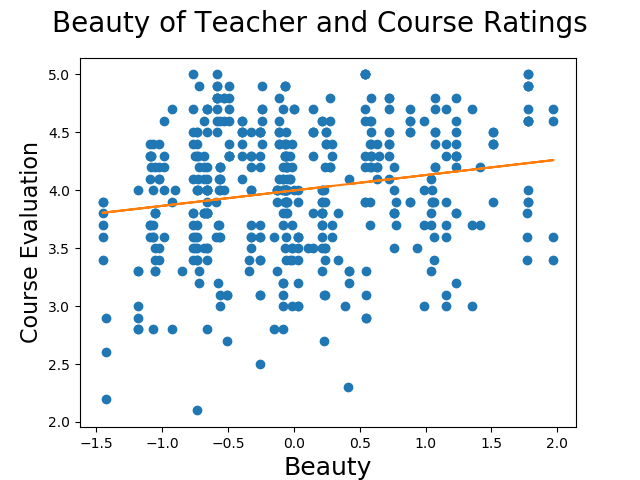

Python code for this plot:
'''
Course_eval : “Course overall” teaching evaluation score, on a scale of 1 (very unsatisfactory) to 5 (excellent)
Beauty: Rating of instructor physical appearance by a panel of six students,
    averaged across the six panelists, shifted to have mean zero
'''

import matplotlib.pyplot as plt
import pandas as pd
from scipy.stats import linregress

file = 'data.xlsx'
spreadsheet = pd.ExcelFile(file)
dataframe = spreadsheet.parse(spreadsheet.sheet_names[0])
dataframe = pd.concat([dataframe,spreadsheet.parse(spreadsheet.sheet_names[1])], axis=1)
# plot
fig = plt.figure()
stats = linregress(dataframe['beauty'], dataframe['course_eval'])

plt.plot('beauty', 'course_eval', data=dataframe, linestyle='none', marker='o')
plt.plot(dataframe['beauty'], stats.slope * dataframe['beauty']+stats.intercept)

fig.suptitle('Beauty of Teacher and Course Ratings', fontsize=20)
plt.xlabel('Beauty', fontsize=18)
plt.ylabel('Course Evaluation', fontsize=16)

plt.savefig('colGPA')

